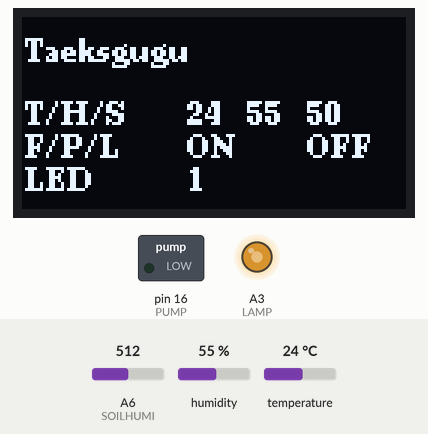
The sketch below on a simulated Arduino Nano, built with avr-gcc and run on an emulated ATmega328P. Shown: 128×64 one-colour display, switched loads named in the sketch (green lamp = pin HIGH), output pins drawn as LEDs (lit = HIGH). Wiring (inferred from the names in the program): DHT22 sensor: data A1. The test bench sets the inputs (shaded band); at power-on: temperature 24 °C, A6 (SOILHUMI) = 512, humidity 55 %. Random numbers use the default seed unless the sketch sets one.

Above: at 5.0 s.
5.1 s: temperature set to 12 °C
At 5.56 s:
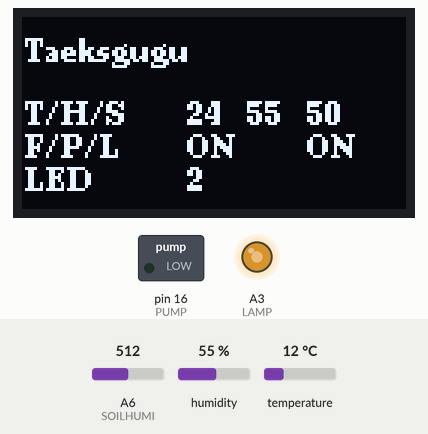
At 11.7 s:
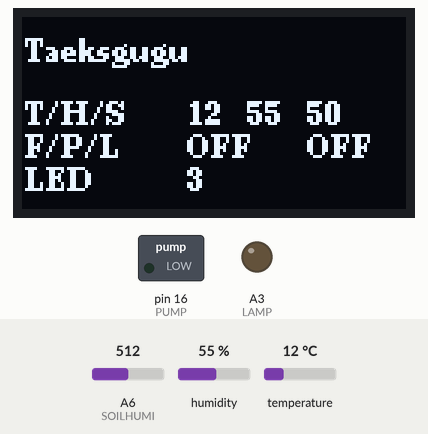
Timing chart, 0 to 13.2 s (numbered marks = the images above; inputs shaded):
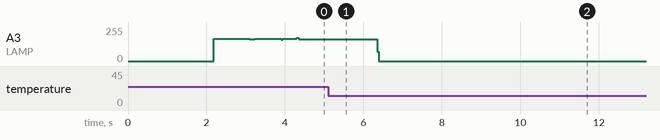

Measured:
- what the display in image 2 shows lasts 0.6 s, from 11.2 s to 11.8 s

The sketch:

sketch_exercise4.ino
```cpp
#include <U8g2lib.h>
#include "DHT.h"
#include <SoftPWM.h>
U8G2_SH1106_128X64_NONAME_F_HW_I2C u8g2(U8G2_R0, /* reset= */ U8X8_PIN_NONE);

#define DHTPIN A1    /* DHTPIN 정의*/
#define DHTTYPE DHT22  /* DHTTYPE 정의*/
#define SOILHUMI A6    /* SOILHUMI 정의*/
#define PUMP 16       /* PUMP 정의*/
#define LAMP 17       /* LAMP 정의*/
SOFTPWM_DEFINE_CHANNEL(A3);
DHT dht(DHTPIN, DHTTYPE);

float Temp;
float Humi;
int Soilhumi = 0;
char Fancondition[4]; /* Fancondition 문자 배열 정의 */
char Lampcondition[4]; /* Lampcondition 문자 배열 정의 */
char Pumpcondition[4]; /* Pumpcondition 문자 배열 정의 */
char FPLstr[12];
char THSstr[16];
uint32_t DataCaptureDelay = 2000;   /* 2초 간격으로 데이터 측정 2초 = 2000*/
uint32_t DataCaptureDelay2 = 3000;   /* 3초 간격으로 데이터 측정 2초 = 3000*/
uint32_t DataCapture_ST = 0;
uint32_t DataCapture_ST2 = 0;
uint32_t TimeSum;
uint32_t TimeCompare;
uint32_t StartTime = 0;

void setup() {
  dht.begin();
  u8g2.begin();
  SoftPWM.begin(490);
  pinMode(PUMP, OUTPUT);
  pinMode(LAMP, OUTPUT);
  StartTime = millis();
  DataCapture_ST = millis();
  DataCapture_ST2 = millis();
}

void loop() {
  if ((millis() - DataCapture_ST) > DataCaptureDelay) {  /* 기존 OLED 코드에 토양 습도 변수 추가 */
    Humi = dht.readHumidity();
    Temp = dht.readTemperature();

  if (isnan(Humi) || isnan(Temp)) {   /* Humi, Temp 가 무한값일 때 걸러주는 코드 만약 조건에 해당되면 해당 loop 중단하고 다음 loop 시작 */
    Serial.println(F("Failed to read from DHT sensor!"));
    return;
  }
  /* FAN 상태 control*/
  if (Temp >= 29) {  /* DHT22의 온도가 29도 이상 측정시  */
    SoftPWM.set(65);
    strcpy(Fancondition, "ON"); /* Fancondition 상태 저장 */
  } else if (Temp <=20) { /* DHT22의 온도가 20도 이하 측정시  */
    SoftPWM.set(0);
    strcpy(Fancondition, "OFF"); /* Fancondition 상태 저장 */
  } else { /* DHT22의 온도가 20도 초과 29도 미만 측정시  */
    SoftPWM.set(65);
    strcpy(Fancondition, "ON"); /* Fancondition 상태 저장 */
  }
  DataCapture_ST = millis();
  }
  /* LAMP 상태 control*/
  TimeSum = (uint32_t) random(1000, 5000);
  Serial.print(TimeSum);
  TimeCompare = (millis() - StartTime) / TimeSum;
  if (TimeCompare % 2 == 0) {
    digitalWrite(LAMP, HIGH);
    strcpy(Lampcondition, "ON");
  } else {
    digitalWrite(LAMP, LOW);
    strcpy(Lampcondition, "OFF");
  }


  /* PUMP 상태 control*/
  if ((millis() - DataCapture_ST2) > DataCaptureDelay2) {  /* 기존 OLED 코드에 토양 습도 변수 추가 */
    Soilhumi = map(analogRead(SOILHUMI), 0, 1023, 100, 0);

  if (Soilhumi <= 30) { /* 실험시에는 10으로 설정*/
    digitalWrite(PUMP, HIGH); /* 펌프 동작, digitalWrite에서 high는 1, low는 0으로 동작 정지를 뜻함 */
    strcpy(Pumpcondition, "ON");
  } else if (Soilhumi >= 60) { /* 실험시에는 30으로 설정*/
    digitalWrite(PUMP, LOW); /* 펌프 정지 */
    strcpy(Pumpcondition, "OFF");
  }
  DataCapture_ST2 = millis();
  }

  // FPLstr = Fancondition + Pumpcondition + Lampcondition;
  OLEDdraw();
}

void OLEDdraw() {
  u8g2.clearBuffer();
  u8g2.setFont(u8g2_font_ncenB08_te);
  u8g2.drawStr(1, 15, "Taeksgugu");
  u8g2.drawStr(1, 36, "T/H/S");
  u8g2.setCursor(55, 36);
  u8g2.print((int)Temp);
  u8g2.setCursor(75, 36);
  u8g2.print((int)Humi);
  u8g2.setCursor(95, 36);
  u8g2.print(Soilhumi);


  u8g2.drawStr(1, 47, "F/P/L");
  u8g2.drawStr(55, 47, Fancondition);  /* Fancondition 상태가 문자열형이기 때문에 drawStr 사용 */
  u8g2.drawStr(75, 47, Pumpcondition);  /* Pupmondition 상태가 문자열형이기 때문에 drawStr 사용 */
  u8g2.drawStr(95, 47, Lampcondition);  /* Lampcondition 상태가 문자열형이기 때문에 drawStr 사용 */

  u8g2.drawStr(1, 58, "LED");
  u8g2.setCursor(55, 58);
  u8g2.print((int)TimeSum/1000);  /* Timesum을 초 단위로 변환 */
  u8g2.sendBuffer();
}
```
